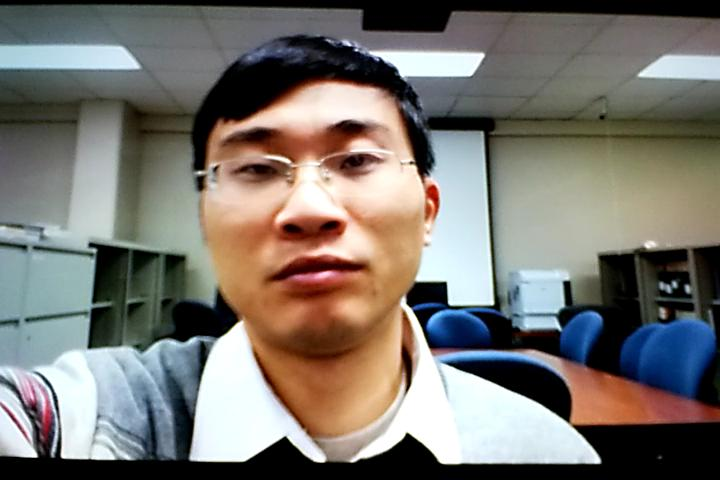
#> input picture lab4/lab4/Face Presentation Attack Detection/lab4 data/training/fake/attack_client001_android_SD_iphone_video_scene01.jpg, 720 x 480 px; its folder holds only this picture in this run
$ python fPAD.py
#> lines starting #> are read from the running program, lines starting #| are printed output that depends on the picture; after the words box and inside, x2 and y2 are one past the last pixel; in counts of white or black regions, pixels touching at a corner belong together
#> further down, image is the input picture: shape (480, 720, 3); mean B, G, R 111.5, 117.4, 121.7
import cv2
import os
from skimage.feature import local_binary_pattern
import numpy as np
from pathlib import Path

script_dir = Path(__file__).resolve().parent
data_dir = script_dir.parent / "lab4 data"
cascade_path = script_dir / "haarcascade_frontalface_default.xml"

face_cascade = cv2.CascadeClassifier(str(cascade_path))
#  OpenCV already contains many pre-trained classifiers for face.
#  We need to load the required pre-trained XML classifiers.

# Function of face detection based viola jones
def FaceDetction(img):
    gray = cv2.cvtColor(img, cv2.COLOR_BGR2GRAY)
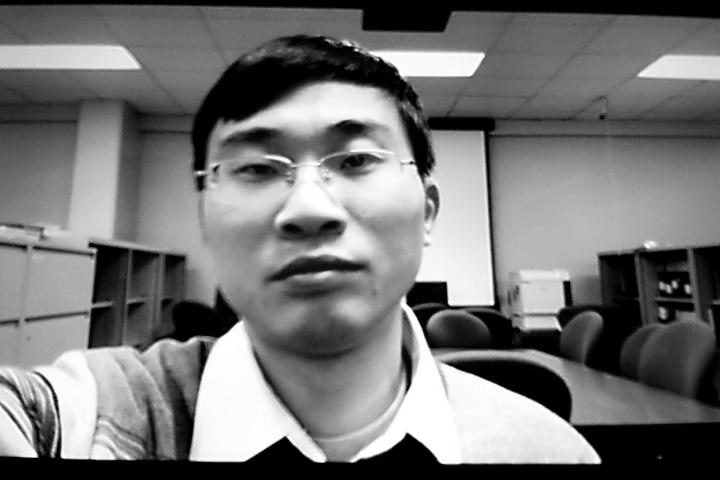
#> gray: shape (480, 720); min 0, max 255, mean 118
    faces = face_cascade.detectMultiScale(gray, 1.3, 5)
#> faces = [[177, 59, 266, 266]]

    # if face detector fail to detect the face
    if (len(faces) == 0):
        return None, None
    # if face detector successfully detect the face
    else:
        for (x,y,w,h) in faces:
            cv2.rectangle(img,(x,y),(x+w,y+h),(255,0,0),2)
            roi_gray = gray[y:y+h, x:x+w]
#> this loop made 1 pass
#> pass 1, in FaceDetction, `roi_gray = gray[y:y+h, x:x+w]`:
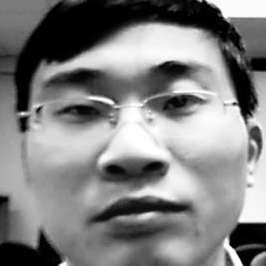
#> roi_gray: shape (266, 266); min 0, max 255, mean 129.1
#> after the loop:
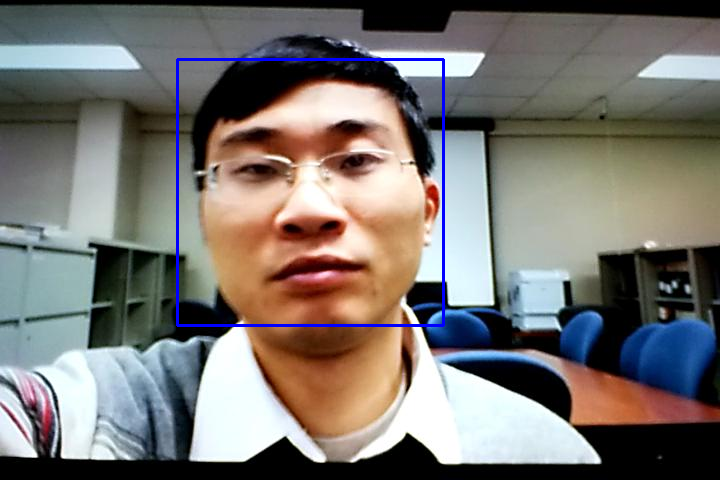
#> img: shape (480, 720, 3); 0.92% of pixels changed, all inside (x1, y1, x2, y2) = (176, 58, 445, 327)
        return roi_gray, faces[0]

# Function of LBP extraction
def LBPExt(grayimg):

    # LBP extraction based on gray image
    # settings for LBP
    radius = 2
    n_points = 8
    lbp = local_binary_pattern(grayimg, n_points, radius, 'default')
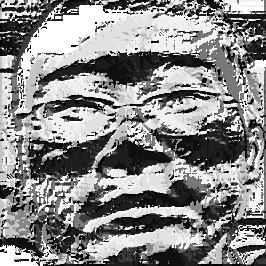
#> lbp: shape (266, 266) float64; min 0, max 255, mean 137.1
    # Histogram of LBP
    n_bins = int(lbp.max() + 1)
#> n_bins = 256
    hist, bins = np.histogram(lbp, density=True, bins=n_bins, range=(0, n_bins))
#> hist = 256 values, max 0.0888 at index 255, min 0 at index 42, mean 0.00391; bins = 257 values from 0 to 256

    return hist


# Training data of LBP feature and label
FeatureList = []
LabelList = []

TrainDir = str(data_dir / 'training')
Seclist = os.listdir(TrainDir)

for SecNum in range(len(Seclist)):
    SecName = Seclist[SecNum]
    SecDir = os.path.join(TrainDir, SecName)

    Imglist = os.listdir(SecDir)
    for ImgNum in range(len(Imglist)):
        if Imglist[ImgNum].startswith('.'):
            continue
        image = cv2.imread(os.path.join(TrainDir, SecName, Imglist[ImgNum]))
        if image is None:
            continue
        DetectedFace,_ = FaceDetction(image)

        # if face detector successfully detect the face
        if DetectedFace is not None:
            # LBP extraction
            LBPfeature = LBPExt(DetectedFace)
#> LBPfeature has the same summary as hist in LBPExt
            FeatureList.append(LBPfeature)

            if SecName == 'fake':
                label = 0
            elif SecName == 'real':
                label = 1
            else:
                error = "unknown class"
                raise NotImplementedError(error)

            LabelList.append(label)
#> pass 2 of the loop `for SecNum in range(len(Seclist)):`:
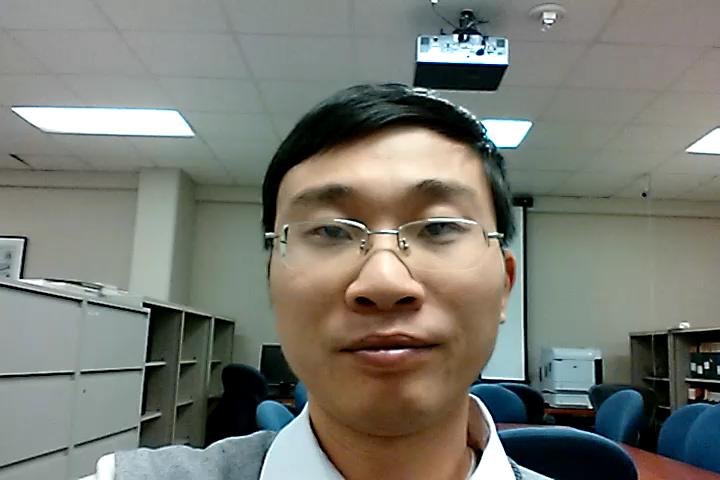
#> input picture lab4/lab4/Face Presentation Attack Detection/lab4 data/training/real/real_client001_android_SD_scene01.jpg, 720 x 480 px
#> image is the input picture: shape (480, 720, 3); mean B, G, R 113.9, 122.1, 120.5
#> faces = [[236, 110, 296, 296]]
#> the loop in FaceDetction (call 2), `for (x,y,w,h) in faces:` made 1 pass
#> after the loop in FaceDetction (call 2), `for (x,y,w,h) in faces:`:
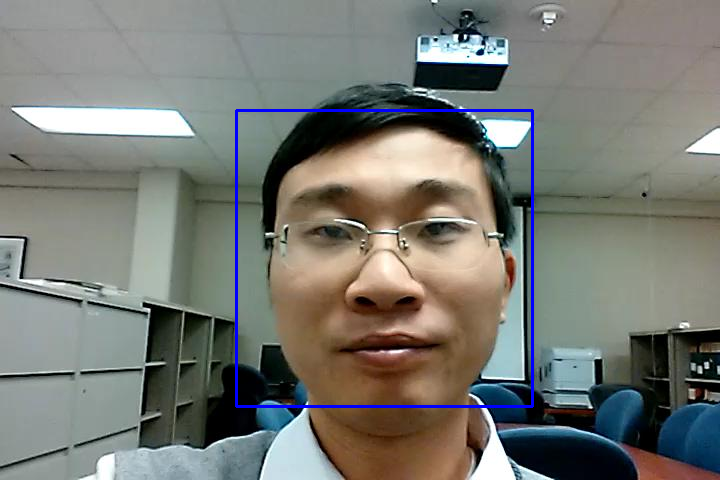
#> img: shape (480, 720, 3); 1.03% of pixels changed, all inside (x1, y1, x2, y2) = (235, 109, 534, 408)
#> in LBPExt (call 2), `lbp = local_binary_pattern(grayimg, n_points, radius, 'default')`:
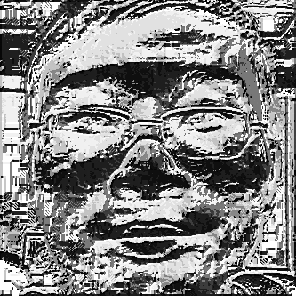
#> lbp: shape (296, 296) float64; min 0, max 255, mean 131.9
#> hist = 256 values, max 0.0726 at index 255, min 0 at index 42, mean 0.00391
#> LBPfeature has the same summary as hist in LBPExt

# KNN training
TrainFeature = np.array(FeatureList).astype(np.float32)
TrainLabel = np.array(LabelList)
knn = cv2.ml.KNearest_create()
knn.train(TrainFeature, cv2.ml.ROW_SAMPLE, TrainLabel)


# KNN Testing
test_way = 'img'  # Change to 'cam' for camera testing
if test_way == 'img':
    # Testing data of LBP feature and label
    FeatureList = []
    LabelList = []

    TestDir = str(data_dir / 'testing')
#> (the run stopped early here; a loop or call above may not have finished)
